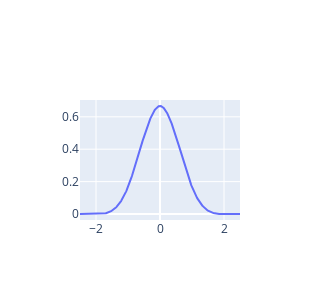

This figure's notebook cell:
### Code cell
# Visualization of cubic spline

x = torch.linspace(-2.5, 2.5, 500)
y = spline3(x)

fig = go.Figure(data=[
    go.Scatter(x=x, y=y)
    ], layout=go.Layout(width=300, height=300))
fig.update_yaxes(exponentformat = 'E')
fig.show()

### Figure 1 — Plotly figure (JSON) as saved in the notebook; plotly's stock layout.template omitted (floating-point values rounded to 4 significant figures; data arrays with more than 128 entries replaced by an {"elided": "..."} marker saying what was removed)
{"data": [{"type": "scatter", "x": {"elided": "500 float values"}, "y": {"elided": "500 float values"}}], "layout": {"height": 300, "width": 300, "yaxis": {"exponentformat": "E"}}}
